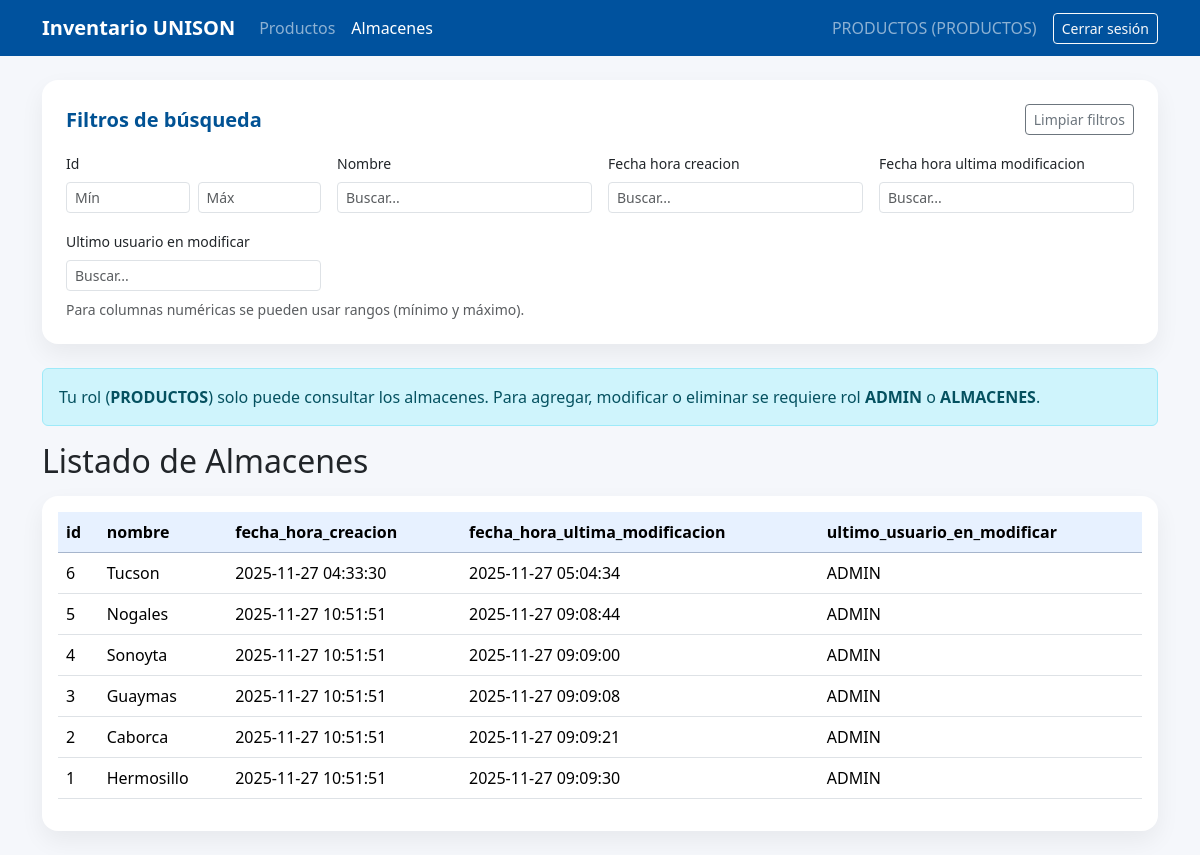
Page /almacenes (signed in) on the committed database.
### tables this page shows
CREATE TABLE "almacenes" (
	"id"	INTEGER,
	"nombre"	TEXT NOT NULL,
	"fecha_hora_creacion"	TEXT,
	"fecha_hora_ultima_modificacion"	TEXT,
	"ultimo_usuario_en_modificar"	TEXT,
	PRIMARY KEY("id")
);

### app.py (the view)
@app.route("/almacenes")
@login_required
def vista_almacenes():
    return render_tabla("almacenes", "almacenes.html", ("ADMIN", "ALMACENES"))

### app.py (called while the page is built)
def get_connection():
    conn = sqlite3.connect(DB_PATH)
    conn.row_factory = sqlite3.Row
    return conn

def fetch_all(table_name: str, headers=None):
    with get_connection() as conn:
        cur = conn.cursor()
        if headers is None:
            cur.execute(f"PRAGMA table_info({table_name})")
            headers = [c["name"] for c in cur.fetchall()]
        try:
            cur.execute(f"SELECT * FROM {table_name} ORDER BY 1 DESC")
        except sqlite3.OperationalError:
            cur.execute(f"SELECT * FROM {table_name}")
        rows = cur.fetchall()
    rows_list = [ [row[h] for h in headers] for row in rows] if headers else []
    return headers, rows_list

def login_required(view):
    @wraps(view)
    def wrapped(*args, **kwargs):
        if "usuario" not in session:
            return redirect(url_for("login"))
        return view(*args, **kwargs)
    return wrapped

def render_tabla(table, template_name, roles_edicion):
    usuario = session.get("usuario")
    rol = session.get("rol")
    puede_editar = rol in roles_edicion
    error = None
    columns = []
    headers = []
    rows = []
    try:
        columns = get_columns(table)
        headers = [c["name"] for c in columns]
        headers, rows = fetch_all(table, headers)
    except sqlite3.OperationalError:
        error = f"No se encontró la tabla '{table}' en la base de datos."
    return render_template(
        template_name,
        usuario=usuario,
        rol=rol,
        puede_editar=puede_editar,
        error=error,
        headers=headers,
        rows=rows,
        columns=columns
    )

### templates/almacenes.html (shortened to what this page needs)
<!DOCTYPE html>
<html lang="es">
<head>
  <link href="https://cdn.jsdelivr.net/npm/bootstrap@5.3.3/dist/css/bootstrap.min.css" rel="stylesheet">
  <link rel="stylesheet" href="{{ url_for('static', filename='css/almacenes.css') }}">
</head>
<body>
  <nav class="navbar navbar-expand-lg navbar-dark navbar-unison">
    <div class="container">
      <a class="navbar-brand fw-semibold" href="{{ url_for('inicio') }}">Inventario UNISON</a>
      <div id="navMain" class="collapse navbar-collapse">
        <ul class="navbar-nav me-auto">
          <li class="nav-item"><a class="nav-link" href="{{ url_for('vista_productos') }}">Productos</a></li>
          <li class="nav-item"><a class="nav-link active" href="{{ url_for('vista_almacenes') }}">Almacenes</a></li>
        </ul>
        <span class="navbar-text me-3">{{ usuario }} ({{ rol }})</span>
        <a href="{{ url_for('logout') }}" class="btn btn-sm btn-outline-light" style="border-radius:4px;">Cerrar sesión</a>
      </div>
    </div>
  </nav>
  <main class="container py-4">
    {% if headers and rows %}
      <div class="card card-soft p-3 p-md-4 mb-4">
        <div class="d-flex justify-content-between align-items-center mb-3">
          <h5 class="mb-0 filter-title">Filtros de búsqueda</h5>
          <button class="btn btn-sm btn-outline-secondary" id="btnLimpiarFiltros">Limpiar filtros</button>
        </div>
        <div class="row g-3">
          {% for c in columns %}
            <div class="col-md-4 col-lg-3">
              <label class="form-label small">
                {{ c.name|replace('_',' ')|capitalize }}
              </label>
              {% if c.html_type in ['number-int','number-float'] %}
                <div class="d-flex gap-2">
                  <input type="number" class="form-control form-control-sm"
                         placeholder="Mín" id="filter_{{ c.name }}_min">
                  <input type="number" class="form-control form-control-sm"
                         placeholder="Máx" id="filter_{{ c.name }}_max">
                </div>
              {% else %}
                <input type="text" class="form-control form-control-sm"
                       placeholder="Buscar..." id="filter_{{ c.name }}">
              {% endif %}
            </div>
          {% endfor %}
        </div>
        <small class="text-muted d-block mt-2">
          Para columnas numéricas se pueden usar rangos (mínimo y máximo).
        </small>
      </div>
    {% endif %}
    {% if puede_editar %}
      <div class="card card-soft p-3 p-md-4 mb-4">
        <div class="d-flex flex-wrap justify-content-center gap-2">
          <button id="btnAgregar" class="btn btn-success btn-pill px-4" data-bs-toggle="modal" data-bs-target="#modalForm">
            ➕ Agregar
          </button>
          <button id="btnModificar" class="btn btn-warning btn-pill px-4">
            ✏️ Modificar
          </button>
          <button id="btnEliminar" class="btn btn-danger btn-pill px-4">
            🗑️ Eliminar
          </button>
        </div>
        <div id="selectionAlert" class="alert alert-warning mt-3 d-none mb-0">
          Selecciona <strong>una</strong> fila para Modificar, o <strong>una o más</strong> filas para Eliminar.
        </div>
      </div>
    {% else %}
      <div class="alert alert-info">
        Tu rol (<strong>{{ rol }}</strong>) solo puede consultar los almacenes.
        Para agregar, modificar o eliminar se requiere rol <strong>ADMIN</strong> o <strong>ALMACENES</strong>.
      </div>
    {% endif %}
    <h2 class="mb-3">Listado de Almacenes</h2>
    {% if error %}
      <div class="alert alert-warning">{{ error }}</div>
    {% else %}
      {% if headers and rows %}
        <div class="card card-soft">
          <div class="table-responsive p-3">
            <table id="tabla"
                   class="table table-hover align-middle"
                   data-headers='{{ headers|tojson|safe }}'
                   data-numeric-columns='{{ columns
                     |selectattr("html_type","in",["number-int","number-float"])
                     |map(attribute="name")|list|tojson|safe }}'>
              <thead class="table-primary">
                <tr>
                  {% for h in headers %}<th class="sticky">{{ h }}</th>{% endfor %}
                </tr>
              </thead>
              <tbody>
                {% for r in rows %}
                  <tr>
                    {% for cell in r %}<td>{{ cell }}</td>{% endfor %}
                  </tr>
                {% endfor %}
              </tbody>
            </table>
          </div>
        </div>
      {% else %}
        <div class="alert alert-info">No hay registros para mostrar.</div>
      {% endif %}
    {% endif %}
  </main>
</body>
</html>

### static/css/almacenes.css (style rules this page uses)
:root { --unison-azul: #00529e; --unison-azul-oscuro: #015294; --unison-dorado: #f8bb00; --unison-dorado-oscuro: #d99e30; }
body { font-family: "Segoe UI", system-ui, -apple-system, BlinkMacSystemFont, sans-serif; background-color:#f5f7fb; }
.navbar-unison { background-color: var(--unison-azul); }
.card-soft { border:0; border-radius:16px; box-shadow:0 10px 25px rgba(0,0,0,.06); background-color:#ffffff; }
.btn { border-radius:4px; }
th.sticky { position:sticky; top:0; background:#e7f1ff; z-index:1; }
.form-control { border-radius:4px; }
.filter-title { font-weight: 600; color: var(--unison-azul-oscuro); }

### rows in the picture
almacenes: r "6", nombre "Tucson", fecha_hora_creacion "2025-11-27 04:33:30", fecha_hora_ultima_modificacion "2025-11-27 05:04:34", ultimo_usuario_en_modificar "ADMIN"
almacenes: r "5", nombre "Nogales", fecha_hora_creacion "2025-11-27 10:51:51", fecha_hora_ultima_modificacion "2025-11-27 09:08:44", ultimo_usuario_en_modificar "ADMIN"
almacenes: r "4", nombre "Sonoyta", fecha_hora_creacion "2025-11-27 10:51:51", fecha_hora_ultima_modificacion "2025-11-27 09:09:00", ultimo_usuario_en_modificar "ADMIN"
almacenes: r "3", nombre "Guaymas", fecha_hora_creacion "2025-11-27 10:51:51", fecha_hora_ultima_modificacion "2025-11-27 09:09:08", ultimo_usuario_en_modificar "ADMIN"
almacenes: r "2", nombre "Caborca", fecha_hora_creacion "2025-11-27 10:51:51", fecha_hora_ultima_modificacion "2025-11-27 09:09:21", ultimo_usuario_en_modificar "ADMIN"
almacenes: r "1", nombre "Hermosillo", fecha_hora_creacion "2025-11-27 10:51:51", fecha_hora_ultima_modificacion "2025-11-27 09:09:30", ultimo_usuario_en_modificar "ADMIN"

### other values in the picture
{{ usuario }} "PRODUCTOS"
{{ rol }} "PRODUCTOS"
{{ c.name|replace('_',' ')|capitalize }} "Id" "Nombre" "Fecha hora creacion" "Fecha hora ultima modificacion" "Ultimo usuario en modificar"
{{ h }} "id" "nombre" "fecha_hora_creacion" "fecha_hora_ultima_modificacion" "ultimo_usuario_en_modificar"
